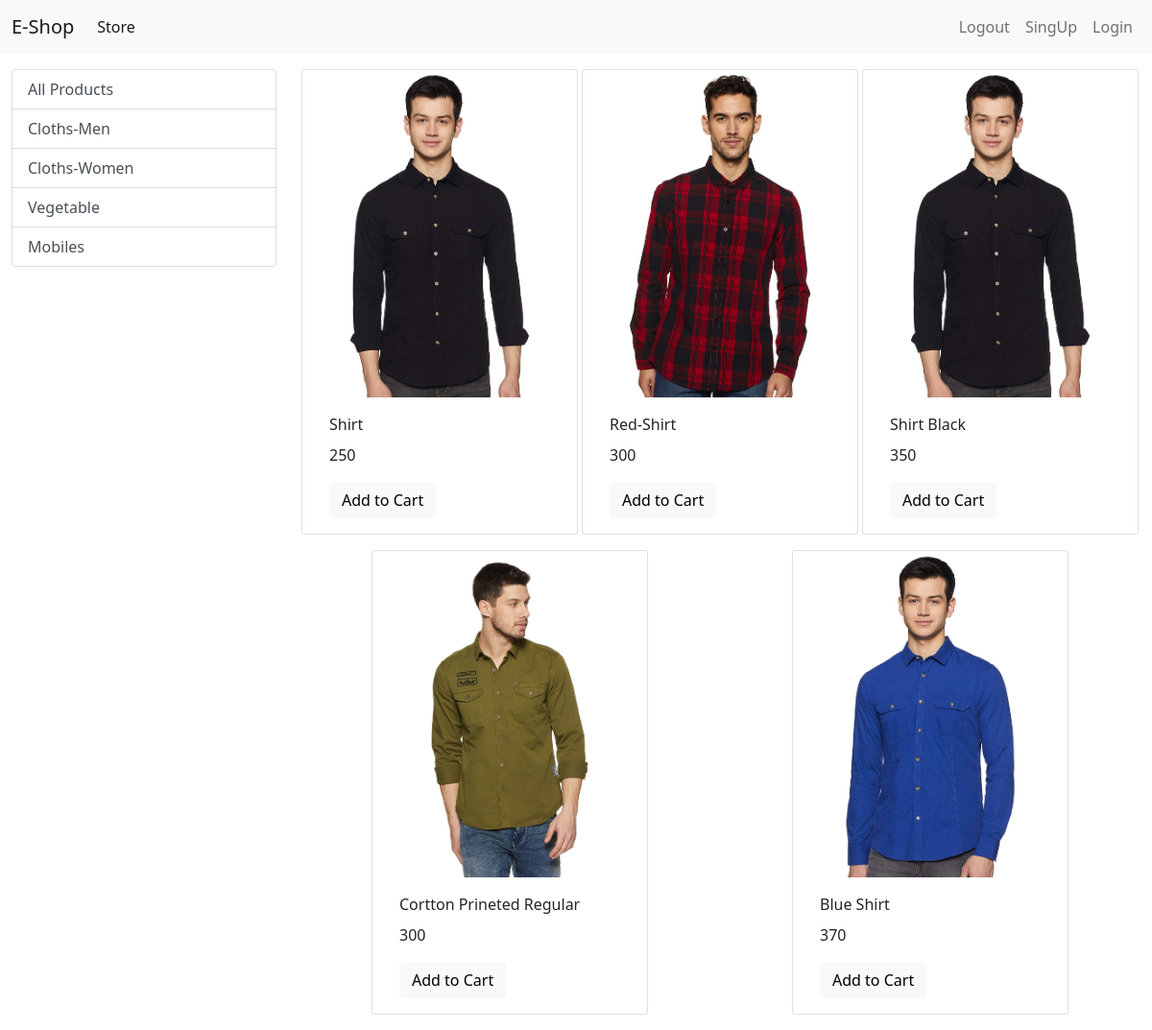
/?category=1, run on the app's committed database.
### store/models/category.py (models this page shows, shortened)
class Category(models.Model):
    name = models.CharField(max_length=40)

### store/models/product.py (models this page shows, shortened)
class Product(models.Model):
    name = models.CharField(max_length=50)
    price = models.IntegerField(default='0')
    category = models.ForeignKey(Category, on_delete=models.CASCADE, default= 1)
    description = models.CharField(max_length=500,default='', null=True, blank=True)
    image = models.ImageField(upload_to='uploads/products')
    @staticmethod
    def get_all_products_by_categoryid(category_id):
        if category_id:
            return Product.objects.filter(category=category_id)
        else:
            return Product.get_all_products()

### store/views.py (the view, shortened to what this page needs)
# urls.py: path('',views.Index.as_view(), name='home'),
class Index(View):
    def get(self, request):
        products = None
        categories = Category.objects.all()
        categoryID = request.GET.get('category')
        if categoryID:
            products = Product.get_all_products_by_categoryid(categoryID)
        else:
            products = Product.get_all_products()
        date = {}
        date['products'] = products
        date['categories'] = categories
        print('You are ', request.session.get('email'))
        return render(request, 'index.html', date)

### store/templates/index.html (shortened to what this page needs)
{% extends 'base.html' %}
{% block body %}
<div class="container-fluid mt-3">
    <div class="row">
        <div class="col-lg-3 mx-auto">
            <div class="list-group">
                <a href="/" class="list-group-item list-group-item-action">All Products</a>
                {% for category in categories %}
                <a href="/?category={{ category.id }}" class="list-group-item list-group-item-action">{{ category.name }}</a>
                {% endfor %}
            </div>
        </div>
        <div id="products" class="col-lg-9 mx-auto">
            <div class="row mx-auto">
                {% for product in products %}
                <div class="card mx-auto mb-3" style="width: 18rem;">
                    <img class="card-img-top" src="{{ product.image.url }}">
                    <div class="card-body">
                        <p class="card-title">{{ product.name }}</p>
                        <p class="card-text">{{ product.price }}</p>
                       <form action="/" method="POST">
                           <input type="submit"   class="btn btn-light border-btn-sm" value="Add to Cart" >
                       </form>
                    </div>
                </div>
                {% endfor %}
            </div>
        </div>
    </div>
</div>
{% endblock %}

### data on the page
Category: name "Cloths-Men"
Category: name "Cloths-Women"
Category: name "Vegetable"
Category: name "Mobiles"
Product: image (picture), name "Shirt", price "250"
Product: image (picture), name "Red-Shirt", price "300"
Product: image (picture), name "Shirt Black", price "350"
Product: image (picture), name "Cortton Prineted Regular", price "300"
Product: image (picture), name "Blue Shirt", price "370"
